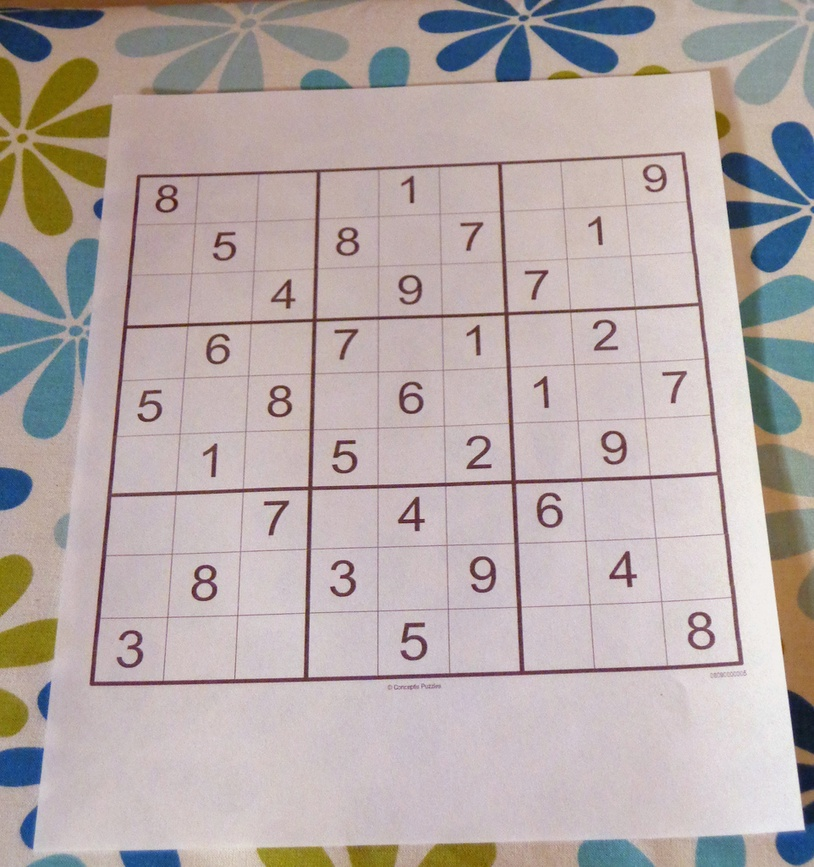
#> input picture DATA/sudoku.jpg, 814 x 867 px, shrunk from 962 x 1024 before the run
$ jupyter execute 006.ipynb
#> lines starting #> are read from the running program, lines starting #| are printed output that depends on the picture; after the words box and inside, x2 and y2 are one past the last pixel; in counts of white or black regions, pixels touching at a corner belong together
# Gradients [ Edge Detection ]

- An image gradient is a directional change in the intensity or color in an image

## Sobel-Feldman Operator

[cell 1]
import cv2 as cv
import numpy as np
import matplotlib.pyplot as plt

def display_img(img):
    fig = plt.figure(figsize=(12,10))
    ax = fig.add_subplot(111)
    ax.imshow(img,cmap='gray')

[cell 2]
img = cv.imread("../DATA/sudoku.jpg",0)
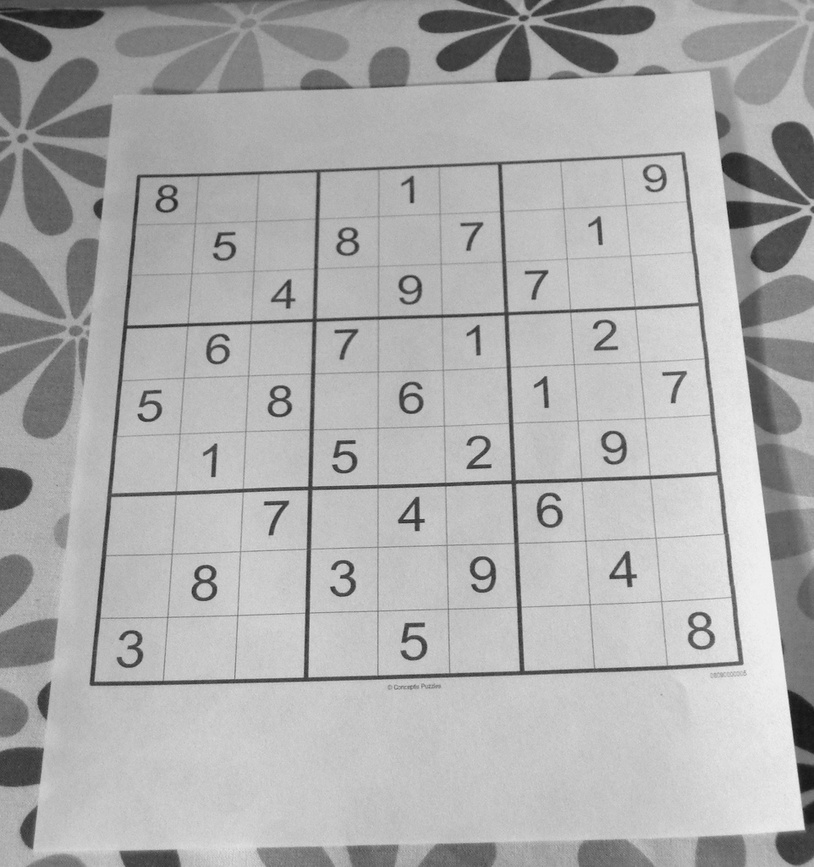
#> img: shape (867, 814); min 19, max 246, mean 172.7
display_img(img)

[cell 3]
#calculating x gradient sobel
sobelx = cv.Sobel(img, ddepth = cv.CV_64F, dx=1, dy=0, ksize= 5)
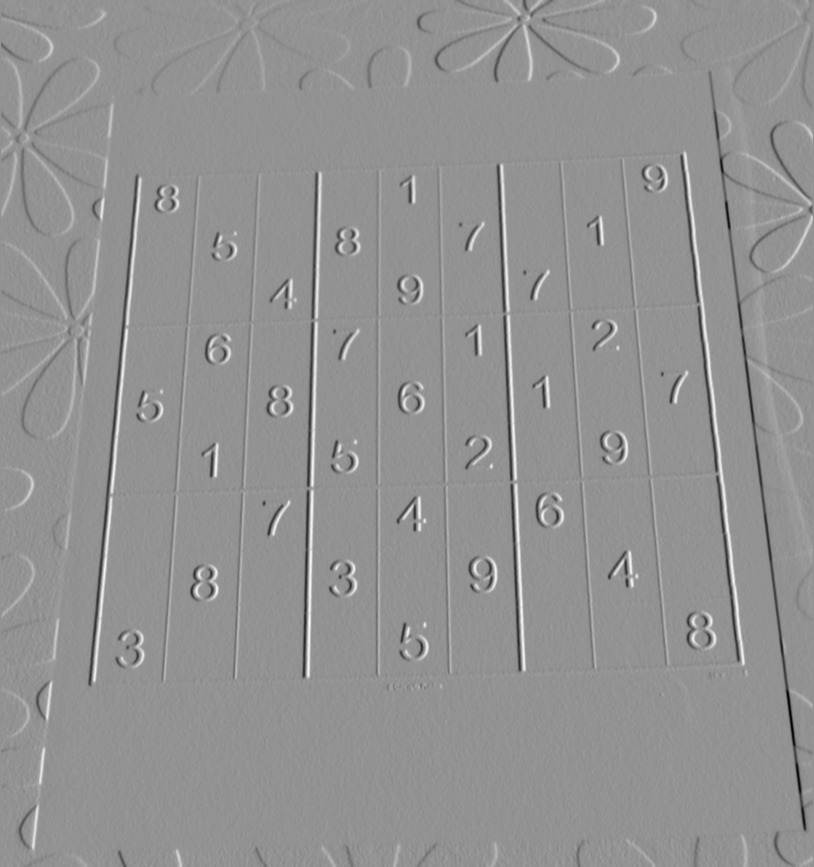
#> sobelx: shape (867, 814) float64; min -9131, max 6741, mean 1; drawn with min black and max white

[cell 4]
display_img(sobelx)

[cell 5]
#calculating y gradient sobel
sobely = cv.Sobel(img, ddepth = cv.CV_64F, dx=0, dy=1, ksize= 5)

display_img(sobely)

# Blending sobelx sobely

[cell 6]
blended = cv.addWeighted(src1 = sobelx, alpha = 0.5, src2= sobely, beta = 0.5, gamma = 0)
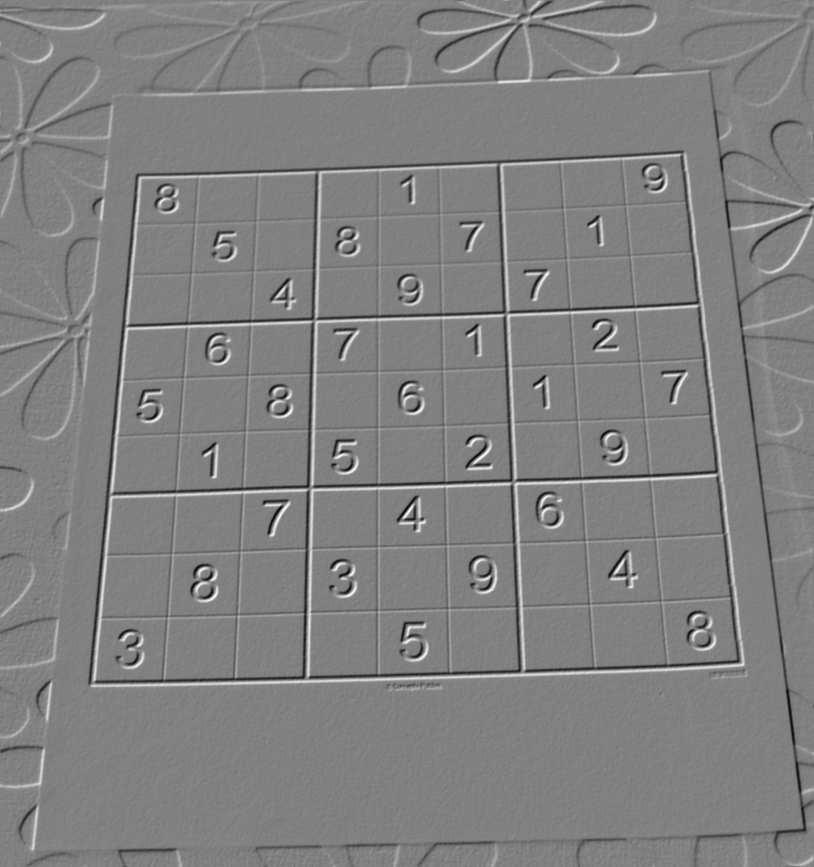
#> blended: shape (867, 814) float64; min -4423, max 4334, mean 2.5; drawn with min black and max white
display_img(blended)

[cell 7]
# Thresholding
ret, thres = cv.threshold(img, 100, 255, cv.THRESH_BINARY)
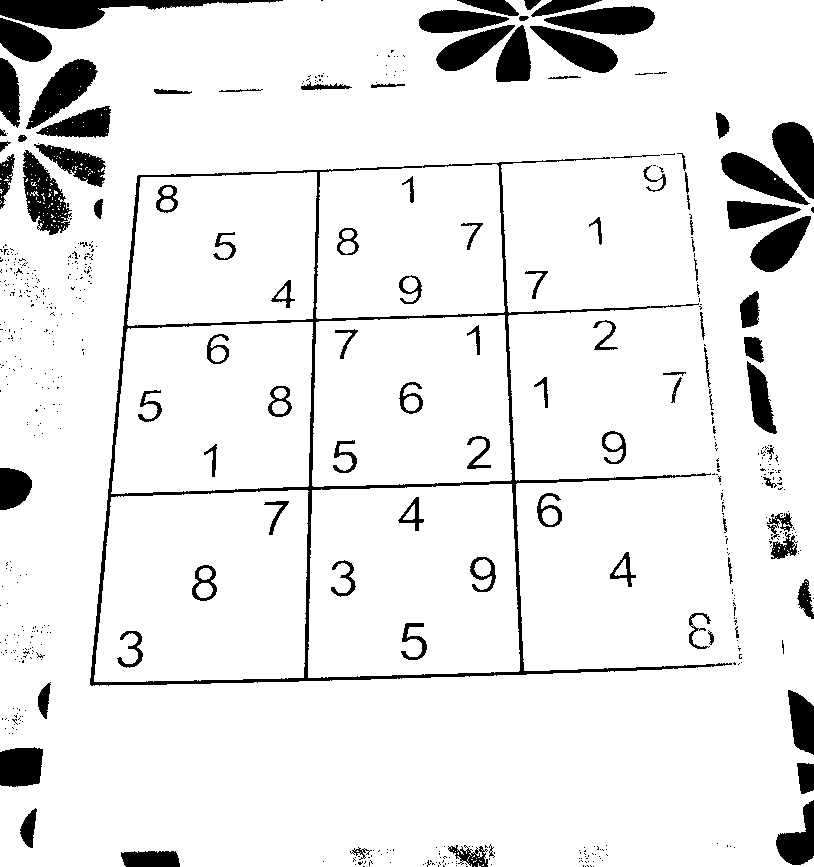
#> thres: shape (867, 814); 91.1% white; 601 black regions (501 under 20 px), largest, box (x1, y1, x2, y2) and area: (90, 157, 732, 686) 11112, (0, 0, 283, 29) 3417, (26, 59, 98, 129) 2199
display_img(thres)

[cell 8]
# Morphology / Gradient
kernel = np.ones((4,4), np.uint8)

gradient = cv.morphologyEx(blended, cv.MORPH_GRADIENT, kernel)
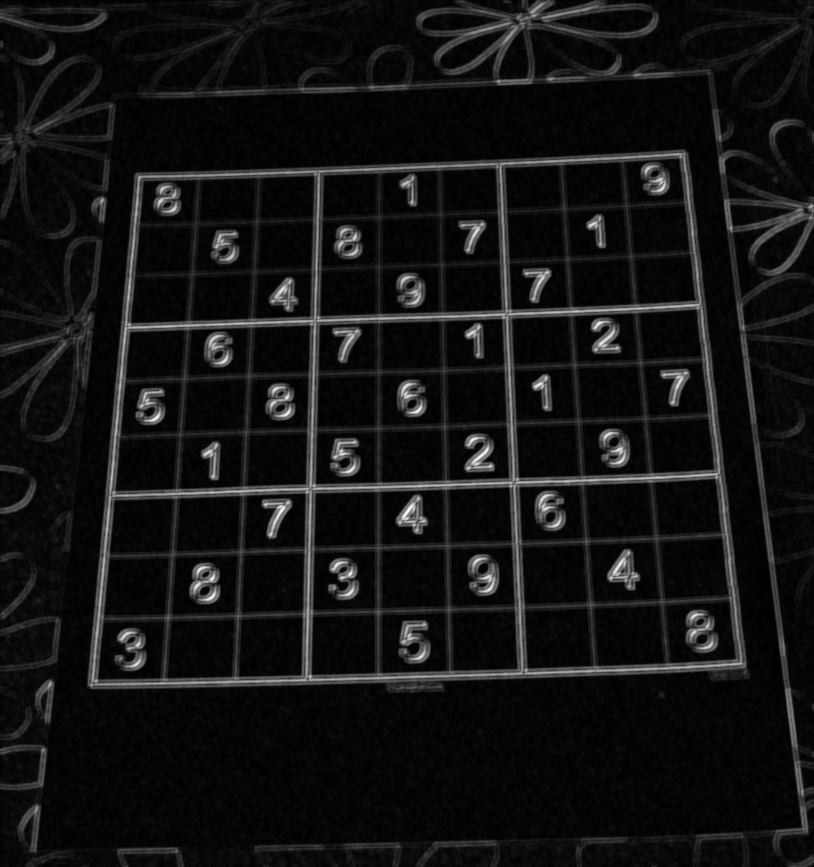
#> gradient: shape (867, 814) float64; min 26, max 8526, mean 672.1; drawn with min black and max white

display_img(gradient)

## Laplace Operator

[cell 9]
laplacian = cv.Laplacian(img, ddepth=cv.CV_64F)
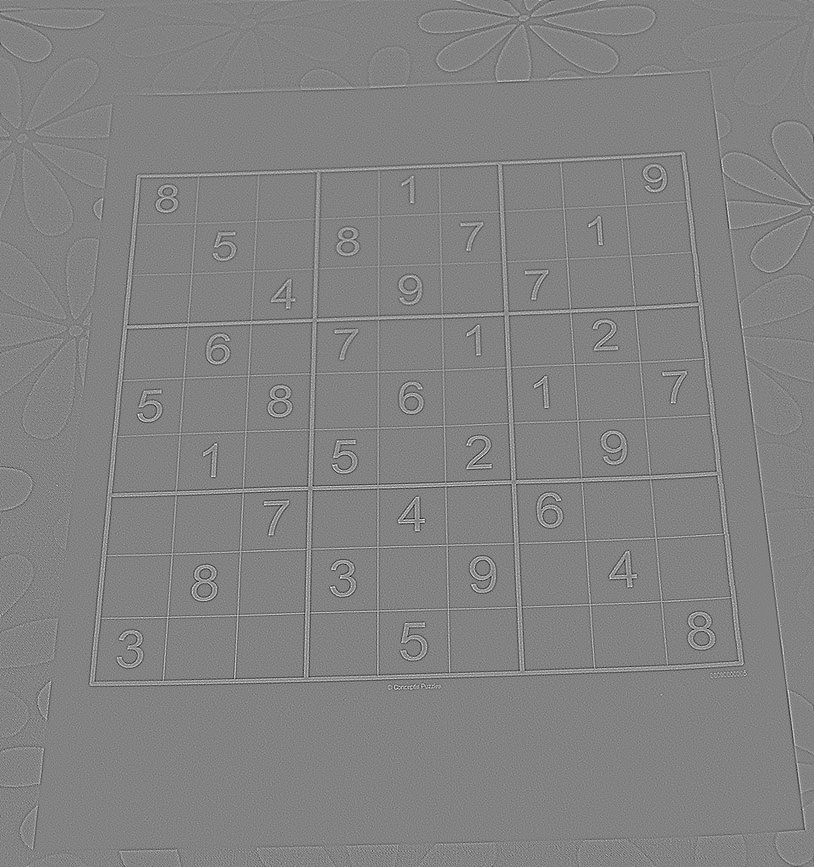
#> laplacian: shape (867, 814) float64; min -197, max 187, mean 0; drawn with min black and max white
display_img(laplacian)

$ run again, with DATA/Nadia_Murad.jpg copied over DATA/sudoku.jpg
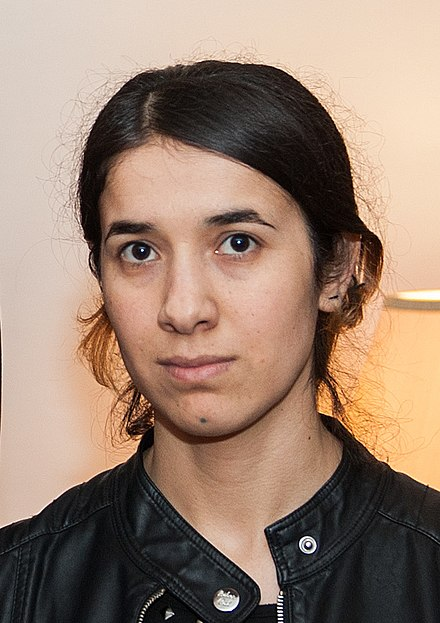
#> input picture DATA/Nadia_Murad.jpg, 440 x 623 px
#> `ret, thres = cv.threshold(img, 100, 255, cv.THRESH_BINARY)`:
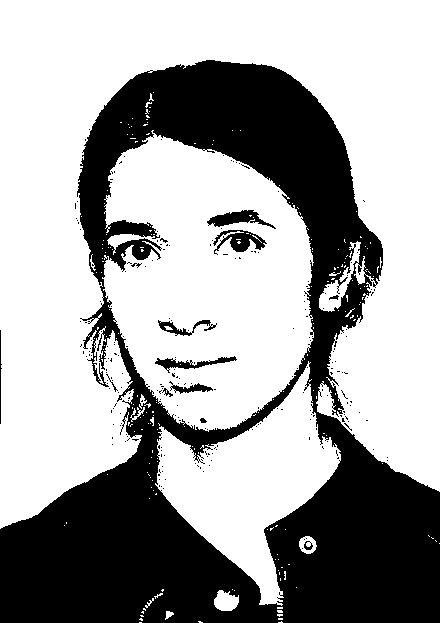
#> thres: shape (623, 440); 64.6% white; 235 black regions (222 under 20 px), largest, box (x1, y1, x2, y2) and area: (0, 60, 440, 623) 94246, (213, 230, 267, 255) 608, (207, 210, 276, 229) 576
#> `laplacian = cv.Laplacian(img, ddepth=cv.CV_64F)`:
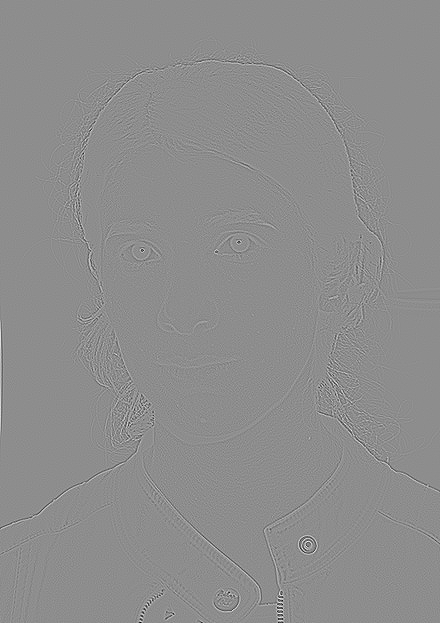
#> laplacian: shape (623, 440) float64; min -628, max 504, mean 0; drawn with min black and max white
